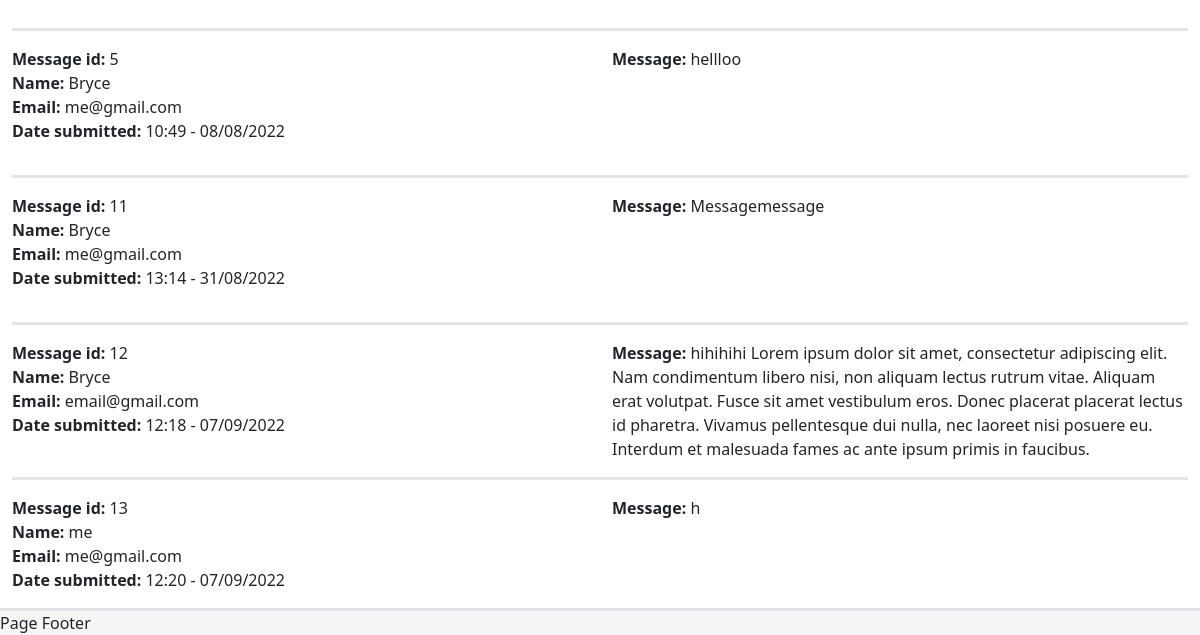
Before: /contact_messages (signed in, lower part) with the older database file.
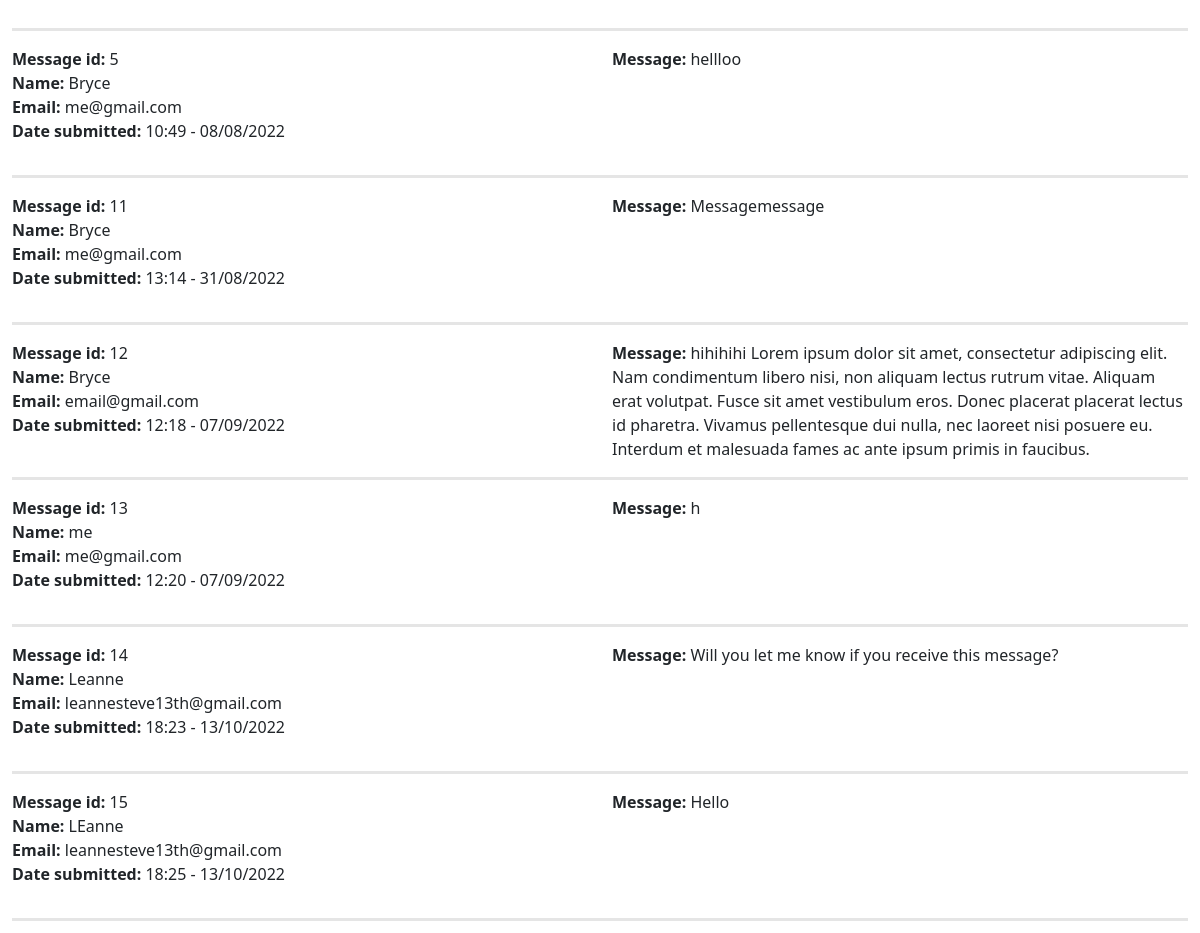
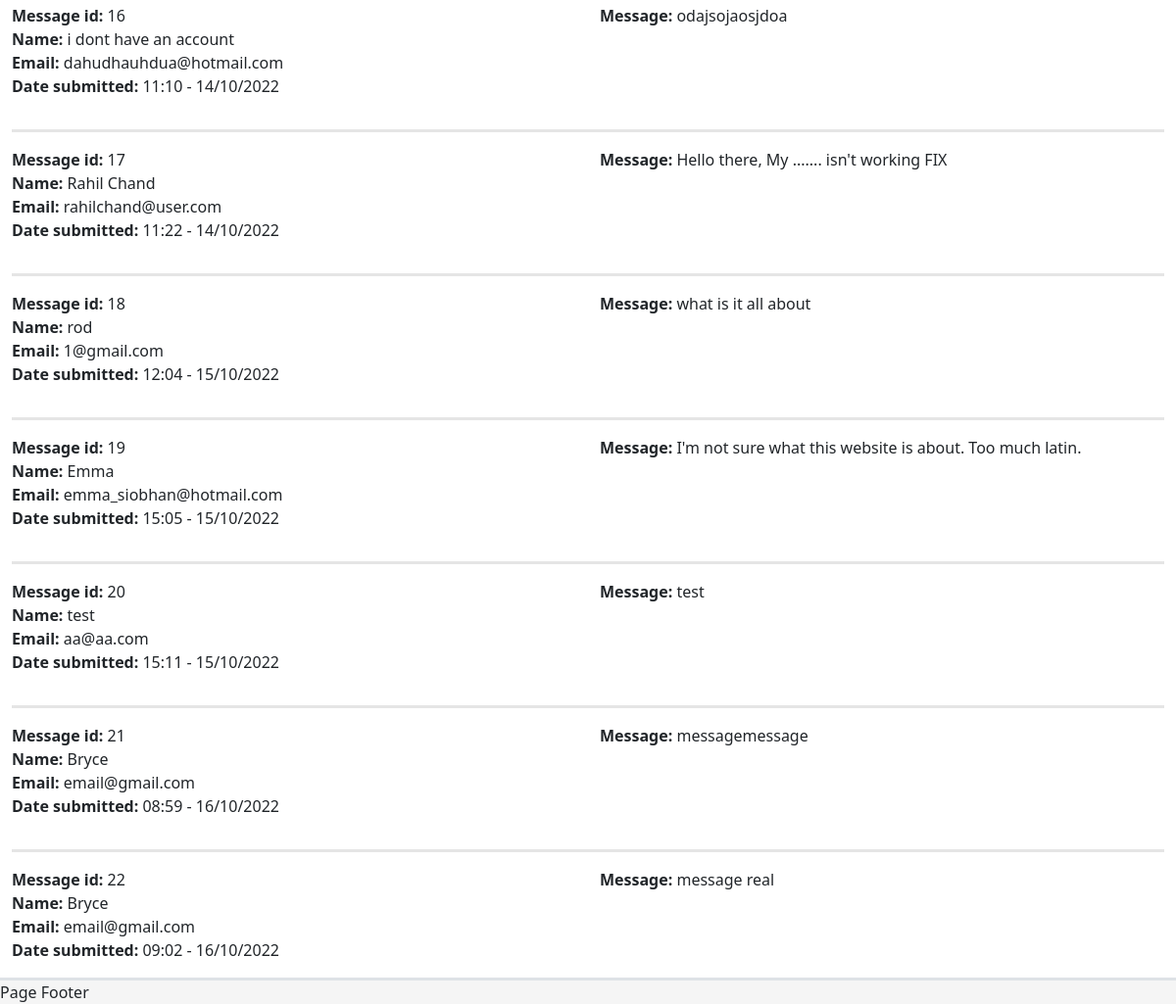
After: the same page with the newer database file (2 pictures, top to bottom).
### models.py (models this page shows, shortened)
class Contact(db.Model):
    id = db.Column(db.Integer, primary_key=True, autoincrement=True)
    name = db.Column(db.Text)
    email = db.Column(db.Text)
    message = db.Column(db.Text)
    dateSubmitted = db.Column(db.DateTime)

### app.py (the view)
@app.route('/contact_messages')
@login_required
def contact_messages():
    if current_user.is_admin():  # checks if the user is an admin
        all_messages = db.session.query(Contact).all()  # gets all messages from contact table
        return render_template("contact_messages.html", title="Contact Messages", user=current_user,
                               messages=all_messages)
    else:
        return redirect("/")  # if user is not an admin user gets redirected to home page

### models.py (called while the page is built)
@login.user_loader
def load_user(id):
    return User.query.get(int(id))

    def is_admin(self):
        if self.user_level == 2:
            return True
        else:
            return False

### templates/contact_messages.html
{% extends 'template.html' %}
{% block cellContent1 %}
    {% for contact in messages %}
        <p>
        <hr class="horizontal-divider">
        <div class="row">
            <div class="col-6">
                <span class="fw-bold">Message id: </span>
                {{ contact.id }}<br>
                <span class="fw-semibold">Name: </span>
                {{ contact.name }}<br>
                <span class="fw-semibold">Email: </span>
                {{ contact.email }}<br>
                <p>
                    <span class="fw-semibold">Date submitted: </span>
                    {{ contact.dateSubmitted.strftime('%H:%M - %d/%m/%Y') }}
                </p>
            </div>
            <div class="col-6">
                <span class="fw-bold">Message: </span>
                {{ contact.message }}
            </div>
        </div>
    {% endfor %}
{% endblock %}

Changed rows visible on the page:
added Contact: id "14", name "Leanne", email "leannesteve13th@gmail.com", dateSubmitted "18:23 - 13/10/2022", message "Will you let me know if you receive this message?"
added Contact: id "15", name "LEanne", email "leannesteve13th@gmail.com", dateSubmitted "18:25 - 13/10/2022", message "Hello"
added Contact: id "16", name "i dont have an account", email "dahudhauhdua@hotmail.com", dateSubmitted "11:10 - 14/10/2022", message "odajsojaosjdoa"
added Contact: id "17", name "Rahil Chand", email "rahilchand@user.com", dateSubmitted "11:22 - 14/10/2022", message "Hello there, My ....... isn't working FIX"
added Contact: id "18", name "rod", email "1@gmail.com", dateSubmitted "12:04 - 15/10/2022", message "what is it all about"
added Contact: id "19", name "Emma", email "emma_siobhan@hotmail.com", dateSubmitted "15:05 - 15/10/2022", message "I'm not sure what this website is about. Too much latin."
added Contact: id "20", name "test", email "aa@aa.com", dateSubmitted "15:11 - 15/10/2022", message "test"
added Contact: id "21", name "Bryce", email "email@gmail.com", dateSubmitted "08:59 - 16/10/2022", message "messagemessage"
added Contact: id "22", name "Bryce", email "email@gmail.com", dateSubmitted "09:02 - 16/10/2022", message "message real"
